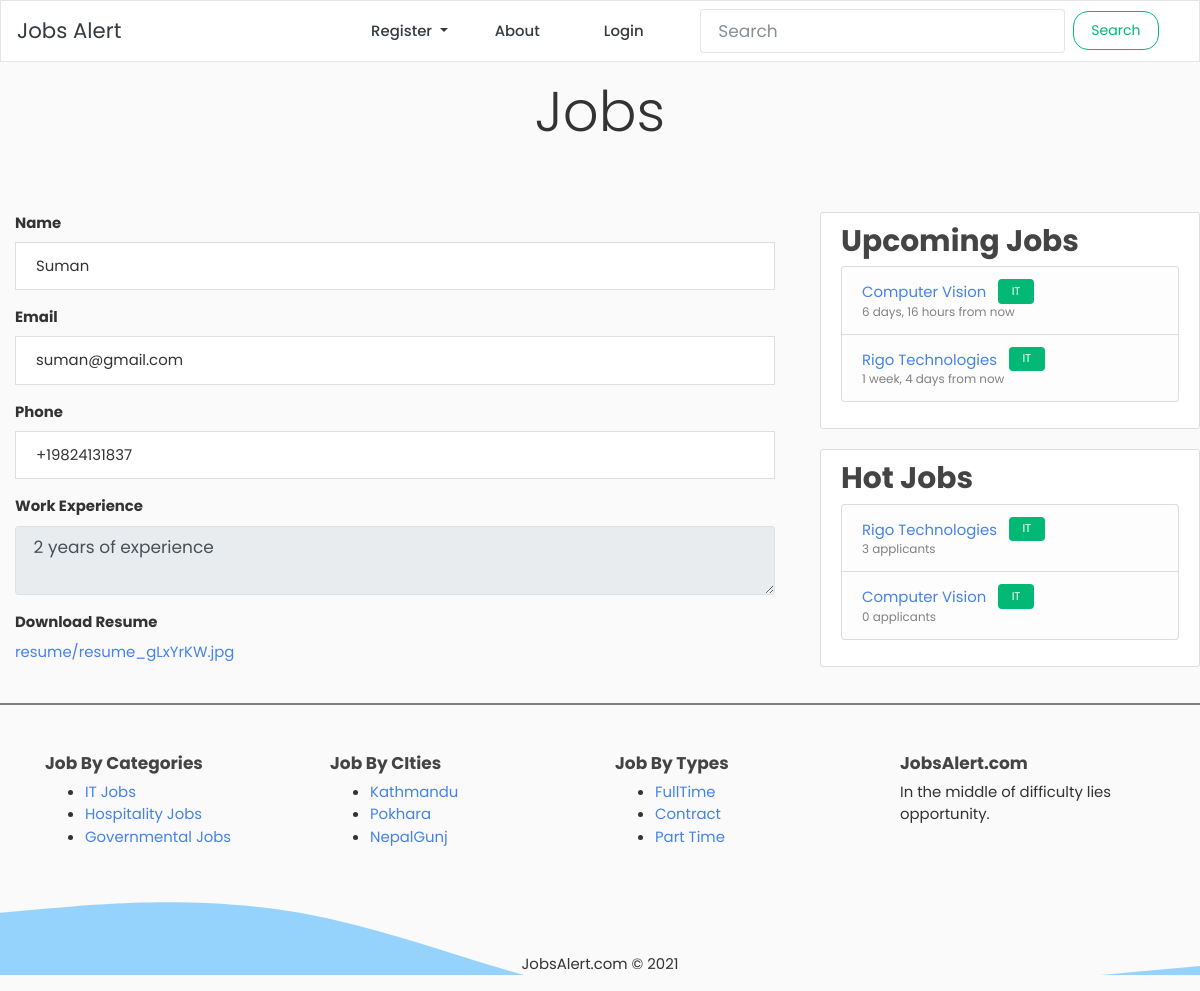
The app's page /post/30/job_dashboard/applicant_detail/61/ with its own data.
### blog/models.py (models this page shows, shortened)
class JobApplication(models.Model):
    sno = models.AutoField(primary_key=True)
    user = models.ForeignKey(User, on_delete=models.CASCADE)
    post = models.ForeignKey(
        Post,
        on_delete=models.CASCADE,
        related_name='job_applications',
        related_query_name='job_applications'
    )
    name = models.CharField(max_length=200)
    email = models.EmailField(max_length=100)
    phone = PhoneField(blank=True, help_text='Enter phone number')
    work_experience = models.TextField()
    resume = models.FileField(upload_to = 'resume', default='resume/default_resume.jpg')
    status = models.CharField(max_length=200, default='pending')

class Post(models.Model):
    title = models.CharField(max_length=100)
    content = models.TextField()
    category = models.ForeignKey(
        Category,
        on_delete=models.SET_NULL,
        related_name='posts',
        related_query_name='posts',
        null=True,
    )
    date_posted = models.DateTimeField(default=timezone.now)
    author = models.ForeignKey(User, on_delete=models.CASCADE)
    due_date = models.DateTimeField()

class Category(models.Model):
    category_name = models.CharField(max_length = 50, verbose_name='Category Name')
    image = models.ImageField(upload_to='category_images/', null=True, blank=True)
    def __str__(self):
        return self.category_name

### blog/views.py (the view)
# urls.py: path('post/<int:pk>/job_dashboard/applicant_detail/<int:sno>/', views.applicant_detail, name='applicant-detail'),
def applicant_detail(request, pk, sno):
    post = Post.objects.filter(pk=pk).first()
    job_applicant = JobApplication.objects.filter(post=post)
    applicant_detail = JobApplication.objects.filter(sno=sno).first()
    context = {
        'applicant_detail': applicant_detail
    }
    return render(request, 'blog/applicant_detail.html', context)

### blog/context_processors.py (called while the page is built)
def get_latest_jobs(request):
    posts = Post.objects.filter(due_date__gte=timezone.now()).order_by('due_date')[:4]
    return {
        'hot_box_posts': posts
    }

def get_hot_jobs(request):
    posts = Post.objects.annotate(
                num_applicants=Count('job_applications')
            ).order_by('-num_applicants')[:4]
    return {
        'hot_box_posts_second': posts
    }

### blog/templates/blog/applicant_detail.html (shortened to what this page needs)
{% extends "blog/base.html" %}
{% block content %}
<ul class="list-group">
    <label class="font-weight-bold" for="fullName">Name</label>
    <li class="list-group-item mb-3">{{applicant_detail.name}}</li>
    <label class="font-weight-bold" for="fullName">Email</label>
    <li class="list-group-item mb-3">{{applicant_detail.email}}</li>
    <label class="font-weight-bold" for="fullName">Phone</label>
    <li class="list-group-item mb-3">{{applicant_detail.phone}}</li>
    <label class="font-weight-bold" for="fullName">Work Experience</label>
    <textarea disabled class="form-control mb-3" aria-label="With textarea">{{applicant_detail.work_experience}}</textarea>
    <label class="font-weight-bold" for="fullName">Download Resume</label>
    <a href="{{applicant_detail.resume.url}}" download>{{applicant_detail.resume}}</a>
  </ul>
{% endblock content %}

### blog/templates/blog/base.html (shortened to what this page needs)
{% load static %}
{% load humanize %}
<!DOCTYPE html>
<html lang="en">
<head>
  <link rel="stylesheet" href="{% static 'css/bootstrap.min.css' %}">
  <link rel="stylesheet" href="{% static 'css/style.css' %}">
  <link rel="stylesheet" type="text/css" href="{% static 'blog/main.css' %}">
</head>
<body>
  {% include 'blog/navbar.html' %}
  <main role="main">
  <div style="height:150px">
  <p class=" text-center py-3 display-4" style="font-family: 'Pacifico', cursive; !important">{{request.GET.category.upper}}Jobs</p>
  </div>
    <div class="row">
      <div class="col-md-8">
      <div class="container">
      {% block content %}{% endblock %}
      </div>
      </div>
      <div class="col-md-4" id="Sidebar">
        <div class="content-section">
          <h3>Upcoming Jobs</h3>
          <ul class="list-group">
            {% for job in hot_box_posts %}
              <li class="list-group-item list-group-item-light" >
              <a class="" href="{% url 'post-detail' job.id %}">{{ job.title }}</a>
              <span class="ml-2 badge badge-success">{{job.category}}</span>
              <div class="small">{{job.due_date|naturaltime}}</div>
              </li>
            {% endfor %}
          </ul>
        </div>
        <div class="content-section">
          <h3>Hot Jobs</h3>
          <ul class="list-group">
            {% for job in hot_box_posts_second %}
              <li class="list-group-item list-group-item-light" >
              <a class="" href="{% url 'post-detail' job.id %}">{{ job.title }}</a>
              <span class="ml-2 badge badge-success">{{job.category}}</span>
              <div class="small">{{job.num_applicants}} applicants</div>
              </li>
            {% endfor %}
          </ul>
        </div>
      </div>
    </div>
    <hr style="border:1px solid grey;" class="mb-5"/>
    <footer class="footer-light footer-light-expand-md" style="background: url('{% static 'images/wave.svg' %}');background-size: cover;">
            <div class="container">
            <div class="row" style="min-height:200px;">
                <div class="col-md-3 item">
                    <h3 class="h6">Job By Categories</h3>
                    <ul>
                        <li><a href="{% url 'blog-home' %}?category=it">IT Jobs</a></li>
                        <li><a href="{% url 'blog-home' %}?category=hospitality">Hospitality Jobs</a></li>
                        <li><a href="{% url 'blog-home' %}?category=governmental">Governmental Jobs</a></li>
                    </ul>
                </div>
                <div class="col-md-3 item">
                    <h3 class="h6">Job By CIties</h3>
                    <ul>
                        <li><a href="#">Kathmandu</a></li>
                        <li><a href="#">Pokhara</a></li>
                        <li><a href="#">NepalGunj</a></li>
                    </ul>
                </div>
                <div class="col-md-3 item">
                    <h3 class="h6">Job By Types</h3>
                    <ul>
                        <li><a href="#">FullTime</a></li>
                        <li><a href="#">Contract</a></li>
                        <li><a href="#">Part Time</a></li>
                    </ul>
                </div>
                <div class="col-md-3 item text">
                    <h3 class="h6">JobsAlert.com</h3>
                    <p>In the middle of difficulty lies opportunity.</p>
                </div>
                <div class="col item social"></div>
            </div>
            </div>
            <p class="copyright text-center">JobsAlert.com © 2021</p>
    </footer>
  </main>
</body>
</html>

### static_files/css/style.css (style rules this page uses)
* { font-family: 'Poppins', sans-serif !important; }

### blog/static/blog/main.css (style rules this page uses)
body { background: #fafafa; color: #333333; }
h1, h2, h3, h4, h5, h6 { color: #444444; }
ul { margin: 0; }
.content-section { background: #ffffff; padding: 10px 20px; border: 1px solid #dddddd; border-radius: 3px; margin-bottom: 20px; }

### records on screen
JobApplication: name "Suman", email "suman@gmail.com", phone "+19824131837", work_experience "2 years of experience", resume "resume/resume_gLxYrKW.jpg"
Post: title "Computer Vision", category "IT", due_date "6 days, 16 hours from now", num_applicants "0"
Post: title "Rigo Technologies", category "IT", due_date "1 week, 4 days from now", num_applicants "3"
